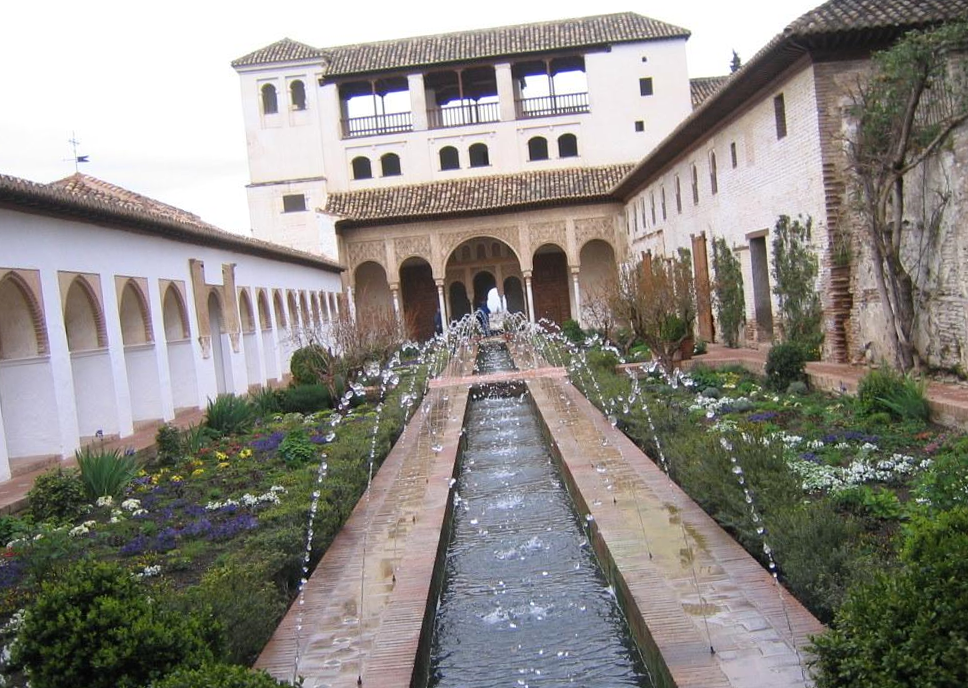
#> input picture image/image1.png, 968 x 688 px
$ python shape_preservation.py
#> lines starting #> are read from the running program, lines starting #| are printed output that depends on the picture
### mesh_segment.py
import numpy as np
from PIL import Image


def mesh(img_matrix):
    # shape of quads : 2500 = 50(horizontal) x 50(vertical)
    # cx : number of quads horizontally
    # cy : number of quads vertically
    # cx + 1 : number of mesh lines horizontally
    # cy + 1 : number of mesh line vertically
    # nv : number of vertices nv = (cx + 1) * (cy + 1)
    # x_len : distance along x-axis
    # y_len : distance along y-axis
    # vx : x-coordinates of mesh lines
    # xy : y-coordinates of mesh lines
    (y, x, channel) = img_matrix.shape
    cx = int(x / 50)
    cy = int(y / 50)

    n_quads = cx * cy
    nv = (cx + 1) * (cy + 1)
    x_len = (x - 1) / cx
    y_len = (y - 1) / cy

    vx = [round(i * x_len) for i in range(cx + 1) if round(i * x_len) <= x - 1]
    vy = [round(i * y_len) for i in range(cy + 1) if round(i * y_len) <= y - 1]

    img_matrix[vy, :, :] = np.array((248, 255, 9))
    img_matrix[:, vx, :] = np.array((248, 255, 9))

    grid_x, grid_y = np.meshgrid(vx, vy)

    img_matrix[grid_y, grid_x, :] = np.array((255, 0, 0))

    return x_len, y_len, x, y, grid_x, grid_y, nv, img_matrix


# [6 lines that do not run on import are left out]

### shape_preservation.py
import numpy as np


def Es(grid_x, grid_y):
    # Inputs :
    # grid_x : x-coordinates of meshgrid
    # grid_y : y-coordinates of meshgrid
    # grid_x and grid_y have same shape

    # returns : the derivative of Es towards V
    # dEs / dV

    # x : x-coordinates of meshgrid
    # y : y-coordinates of meshgrid
    # n : number of vertexes in meshgrid
    # N : number of quads
    x, y, n = list(grid_x[0, :]), list(grid_y[:, 0]), grid_x.size
    N = (grid_x.shape[0] - 1) * (grid_x.shape[1] - 1)
    derivation = np.zeros((2 * n, 2 * n))

    for i in range(len(y) - 1):
        for j in range(len(x) - 1):
            # quads whose top_left point is (x[j], y[i])
            # points order : top_left, bottom_left, top_right, bottom_right
            Aq = np.array([[x[j], -y[i], 1, 0],
                           [y[i], x[j], 0, 1],
                           [x[j], -y[i + 1], 1, 0],
                           [y[i + 1], x[j], 0, 1],
                           [x[j + 1], -y[i], 1, 0],
                           [y[i], x[j + 1], 0, 1],
                           [x[j + 1], -y[i + 1], 1, 0],
                           [y[i + 1], x[j + 1], 0, 1]
                           ])

            # decompose : Vq = Q * V
            # reason : Es is a quadratic function of V
            # for convenience of derivation, we can decompose Vq into product of Q and V
            # V = [x0, y0, x1, y1, x2, y2,...xn, yn]' : 2n x 1, in columns order
            # Vq points order : top_left, bottom_left, top_right, bottom_right
            # Vq = Q * V = [xq0, yq0, xq1, yq1,...xq3, yq3]
            Q = np.zeros((8, 2 * n))
            # top_left
            Q[0, 2 * (j * len(y) + i)] = 1
            Q[1, 2 * (j * len(y) + i) + 1] = 1

            # bottom_left
            Q[2, 2 * (j * len(y) + i) + 2] = 1
            Q[3, 2 * (j * len(y) + i) + 3] = 1

            # top_right
            Q[4, 2 * ((j + 1) * len(y) + i)] = 1
            Q[5, 2 * ((j + 1) * len(y) + i) + 1] = 1

            # bottom_right
            Q[6, 2 * ((j + 1) * len(y) + i) + 2] = 1
            Q[7, 2 * ((j + 1) * len(y) + i) + 3] = 1

            # n * Es =  ∑ l2_norm((Aq*(Aq'*Aq).I*Aq'-I)Q*V) = ∑ l2_norm(Sq * V)
            # Sq = (Aq*(Aq'*Aq).I*Aq'-I)Q
            # pseudo_inverse of Aq : np.linalg.pinv(Aq) = (Aq'*Aq).I*Aq'
            # d(nEs) / dV = ∑ 2 * Sq' * Sq
            Sq = (Aq @ np.linalg.pinv(Aq) - np.eye(8)) @ Q
            derivation += 2 * Sq.transpose() @ Sq
    return derivation / N


if __name__ == '__main__':
    from PIL import Image
    from mesh_segment import mesh
    img = Image.open('./image/image1.png').convert('RGB')
    img_array = np.array(img)
    x_len, y_len, x, y, grid_x, grid_y, nv, initial_mesh = mesh(img_array)
#> in mesh, `img_matrix[vy, :, :] = np.array((248, 255, 9))`:
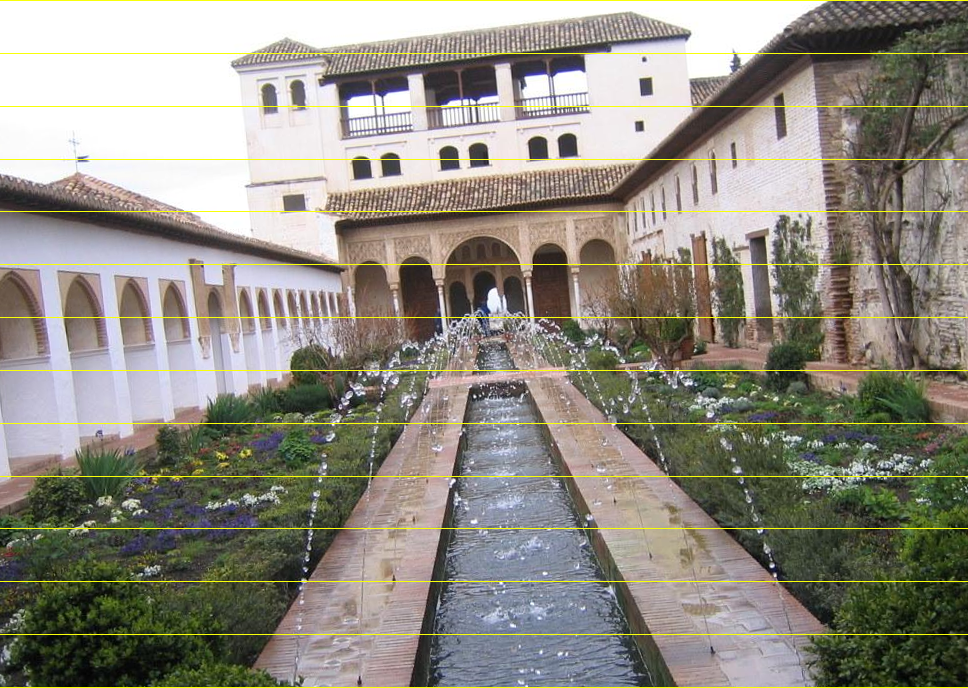
#> img_matrix: shape (688, 968, 3); mean R, G, B 143.3, 139.6, 129
#> in mesh, `img_matrix[grid_y, grid_x, :] = np.array((255, 0, 0))`:
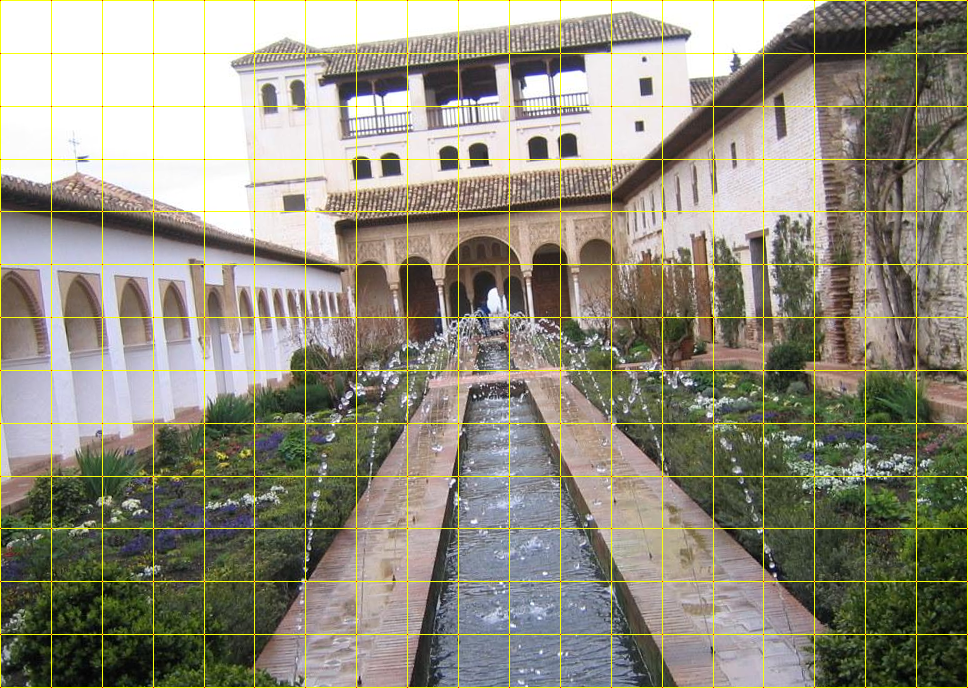
#> img_matrix: shape (688, 968, 3); mean R, G, B 145.5, 141.9, 126.5
#> nv = 280
    dEs = Es(grid_x, grid_y)
#> in Es, `x, y, n = list(grid_x[0, :]), list(grid_y[:, 0]), grid_x.size`: x = [0, 51, 102, 153, 204, 254, 305, 356, 407, 458, 509, 560, 611, 662, 713, 763, 814, 865, 916, 967]; y = [0, 53, 106, 159, 211, 264, 317, 370, 423, 476, 528, 581, 634, 687]; n = 280
#> the loop in Es, `for i in range(len(y) - 1):` made 13 passes
#> after the loop in Es, `for i in range(len(y) - 1):`:
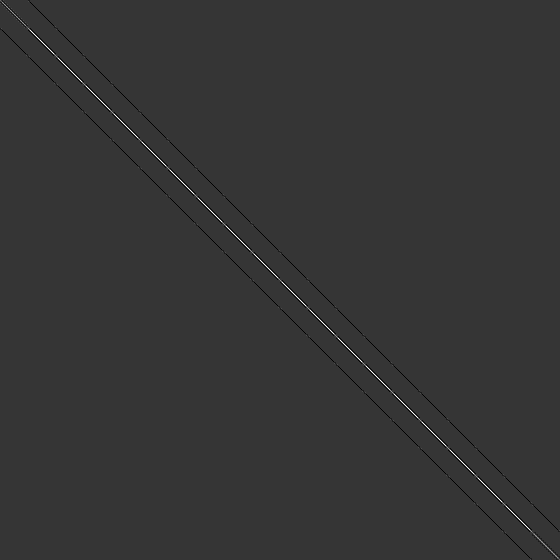
#> derivation: shape (560, 560) float64; min -1.06, max 4, mean 2.05e-20; drawn with min black and max white
    print(dEs.shape)
#| (560, 560)

$ run again, with image/image3.png copied over image/image1.png
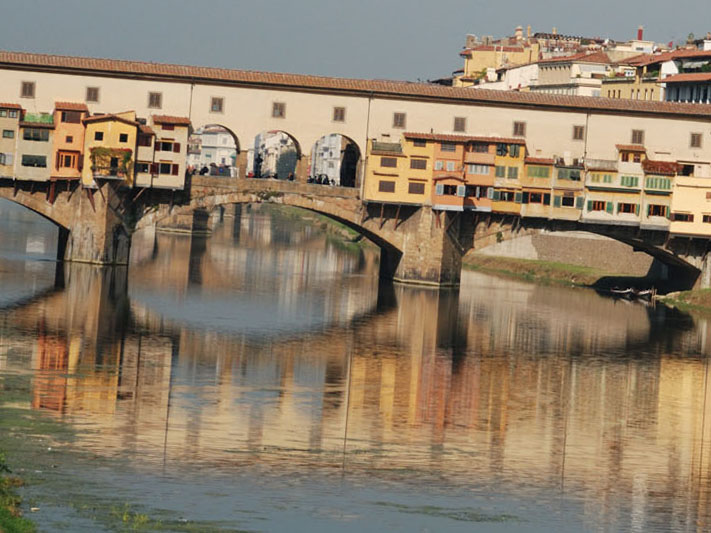
#> input picture image/image3.png, 711 x 533 px
#> img is the input picture: PIL image 711x533 RGB; mean R, G, B 142.1, 125.9, 104.8
#> in mesh, `img_matrix[grid_y, grid_x, :] = np.array((255, 0, 0))`:
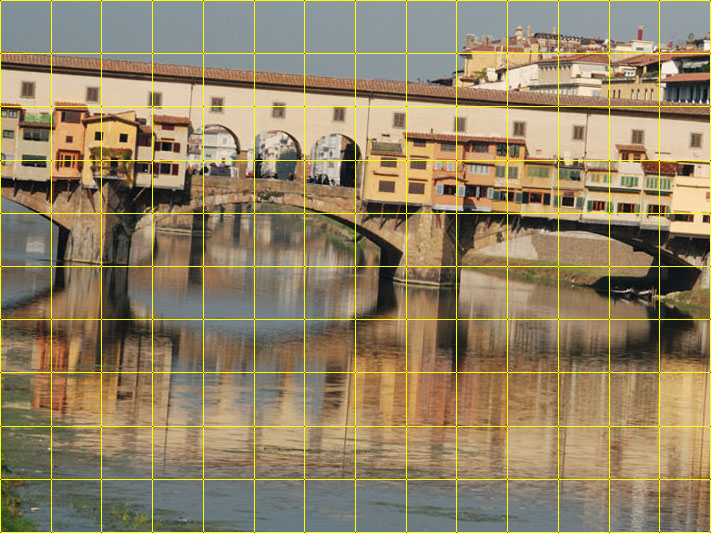
#> img_matrix: shape (533, 711, 3); mean R, G, B 146.5, 131.1, 100.8
#> `x_len, y_len, x, y, grid_x, grid_y, nv, initial_mesh = mesh(img_array)`: nv = 165
#> in Es, `x, y, n = list(grid_x[0, :]), list(grid_y[:, 0]), grid_x.size`: x = [0, 51, 101, 152, 203, 254, 304, 355, 406, 456, 507, 558, 609, 659, 710]; y = [0, 53, 106, 160, 213, 266, 319, 372, 426, 479, 532]; n = 165
#> the loop in Es, `for i in range(len(y) - 1):` made 10 passes
#> after the loop in Es, `for i in range(len(y) - 1):`:
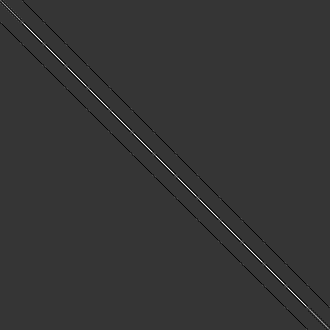
#> derivation: shape (330, 330) float64; min -1.07, max 4, mean -4.49e-20; drawn with min black and max white
#| (330, 330)

$ run again, with image/image4.png copied over image/image1.png
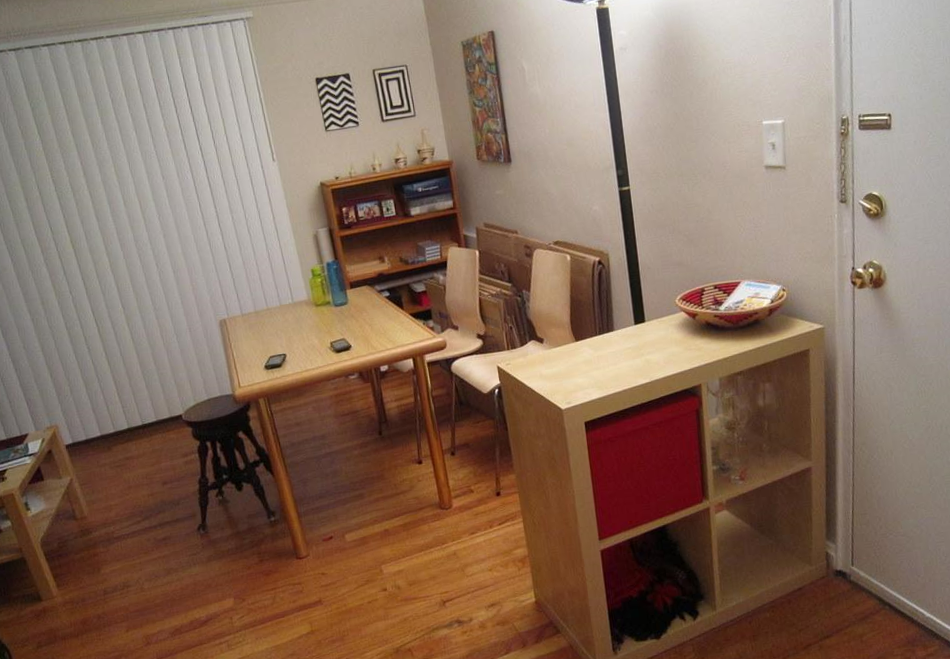
#> input picture image/image4.png, 950 x 659 px
#> in mesh, `img_matrix[vy, :, :] = np.array((248, 255, 9))`:
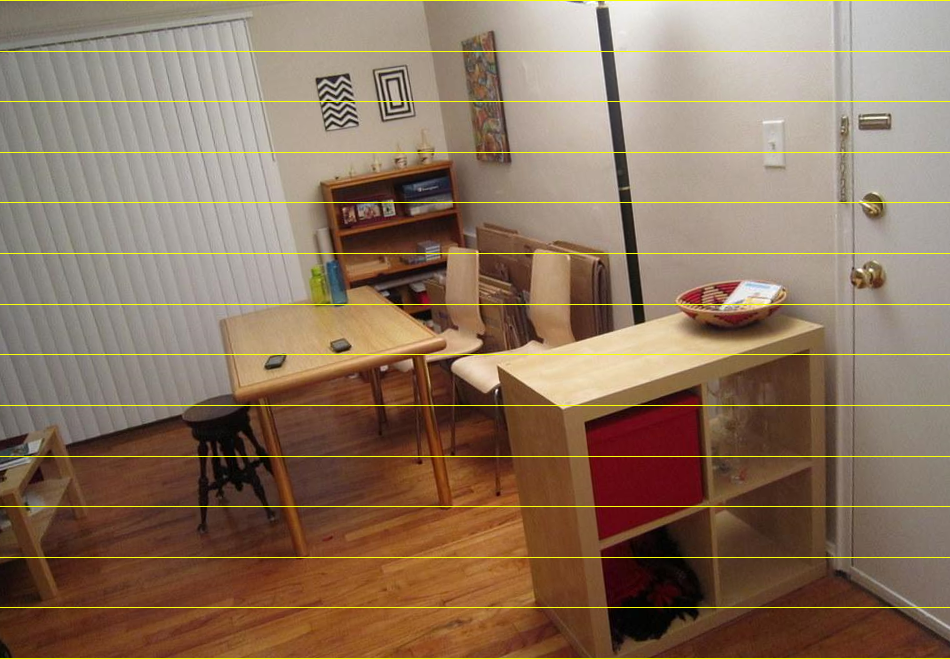
#> img_matrix: shape (659, 950, 3); mean R, G, B 139.5, 116.1, 95
#> in mesh, `img_matrix[grid_y, grid_x, :] = np.array((255, 0, 0))`:
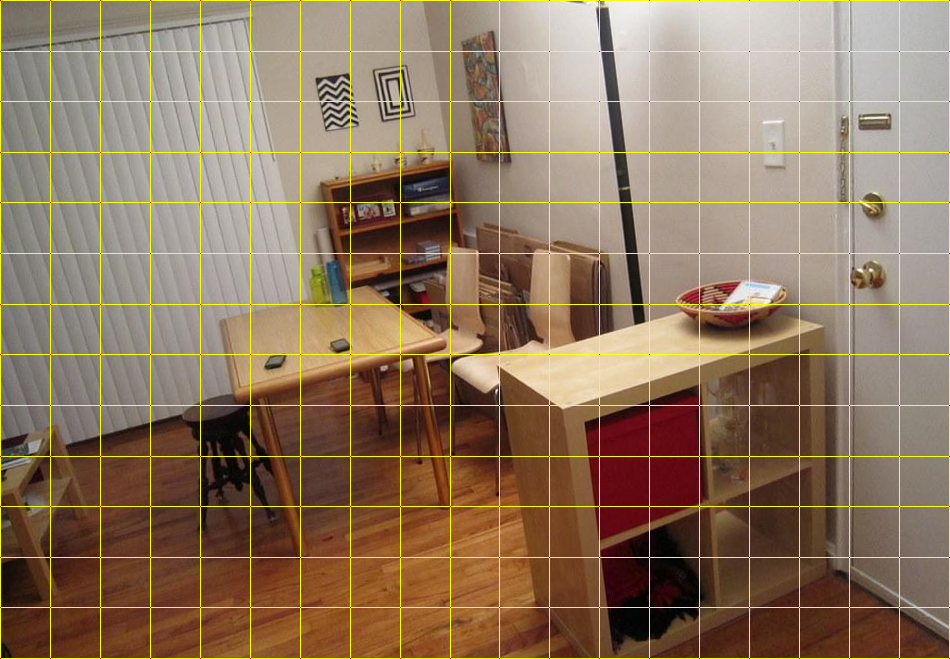
#> img_matrix: shape (659, 950, 3); mean R, G, B 141.8, 118.9, 93.2
#> `x_len, y_len, x, y, grid_x, grid_y, nv, initial_mesh = mesh(img_array)`: nv = 280
#> in Es, `x, y, n = list(grid_x[0, :]), list(grid_y[:, 0]), grid_x.size`: x = [0, 50, 100, 150, 200, 250, 300, 350, 400, 450, 499, 549, 599, 649, 699, 749, 799, 849, 899, 949]; y = [0, 51, 101, 152, 202, 253, 304, 354, 405, 456, 506, 557, 607, 658]; n = 280
#> the loop in Es, `for i in range(len(y) - 1):` made 13 passes
#| (560, 560)
